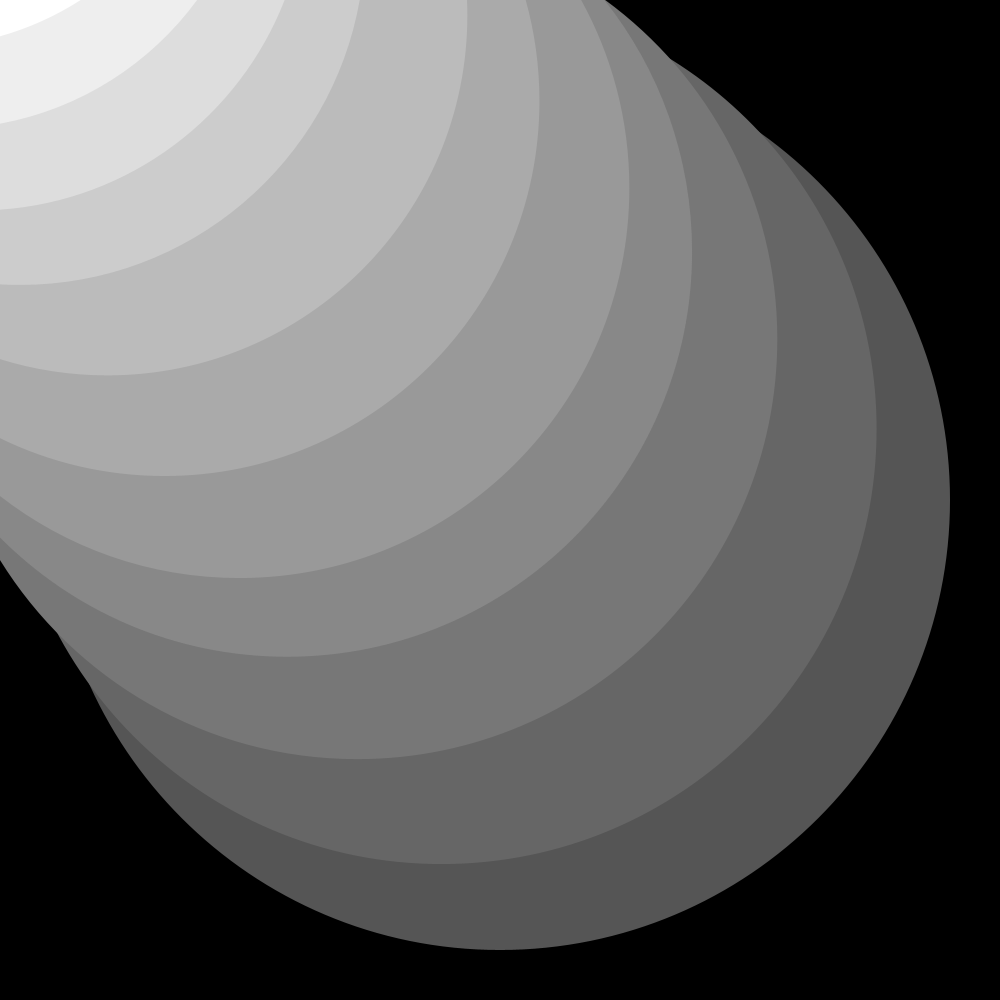
Frame 1 (no input)
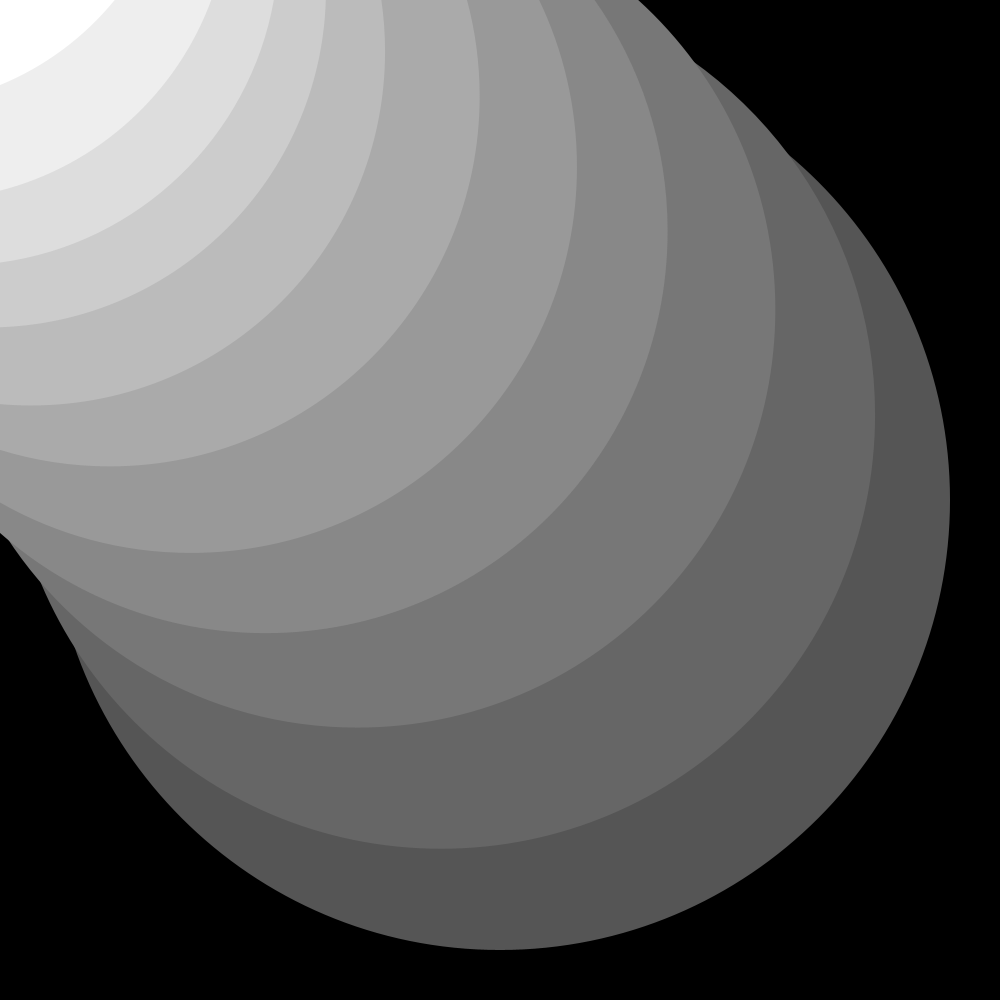
Frame 60 (the mouse pressed at the canvas centre just before this capture)
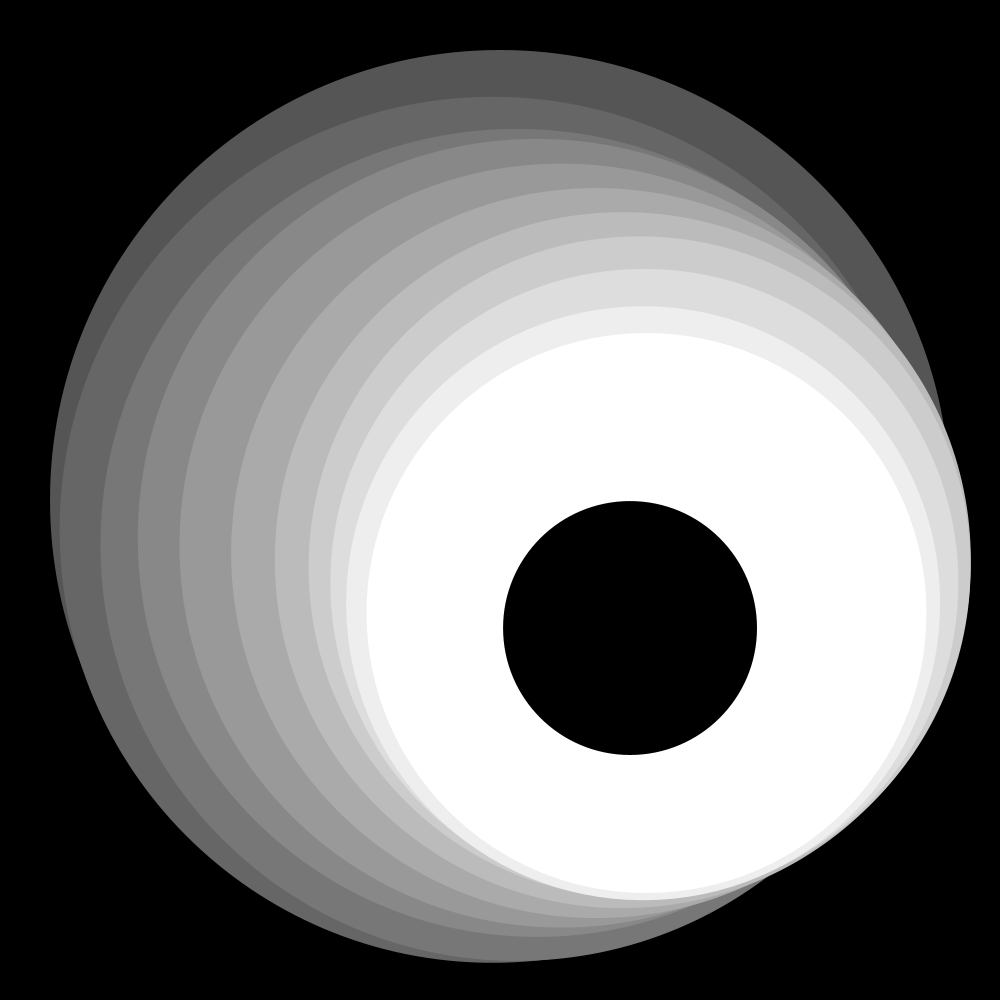
Frame 120 (the mouse held since frame 60 and released just before this capture)

The Processing sketch that drew these frames (run headless with seeded random() and noise(); from frame 60 on, the mouse is pressed at the canvas centre):

// Processing sketch: concentric
// ── concentric.pde
void setup() {
  size(1000, 1000);
  smooth(8);
  background(0);
}

void draw() {
  background(0);
  PVector p = new PVector(width/2, height/2);
  float scale = 0.0075;
  float w = width*0.90;
  //stroke(255);
  noStroke();
  //noFill();
  float size = 150 + (250*noise(frameCount*0.025));
  float num = 20;
  for (float h = 0; h < num; h++) {
    float i = w-(h*(w-size)/num);
    fill(((h+5)/(num-5))*255.0);
    if (h == num-1)
      fill(0);
    ellipse(p.x, p.y, i, i);
    p.add(new PVector(0.5-noise(p.x*0.01, p.y*0.01, (i+frameCount)*scale), 0.5-noise(p.x*0.01, p.y*0.01, 2*(i+frameCount)*scale)).mult(i*0.1));
    p.add(new PVector(0.5-noise(p.x*0.01, p.y*0.01, (i+frameCount)*scale), 0.5-noise(p.x*0.01, p.y*0.01, 2*(i+frameCount)*scale)).add((mouseX-500)/500.0, (mouseY-500)/500.0).mult(i*0.1));
    //p.add(new PVector(0.5-noise((frameCount)*scale), 0.5-noise(2*(frameCount)*scale)).mult(i*0.02));
  }
}
